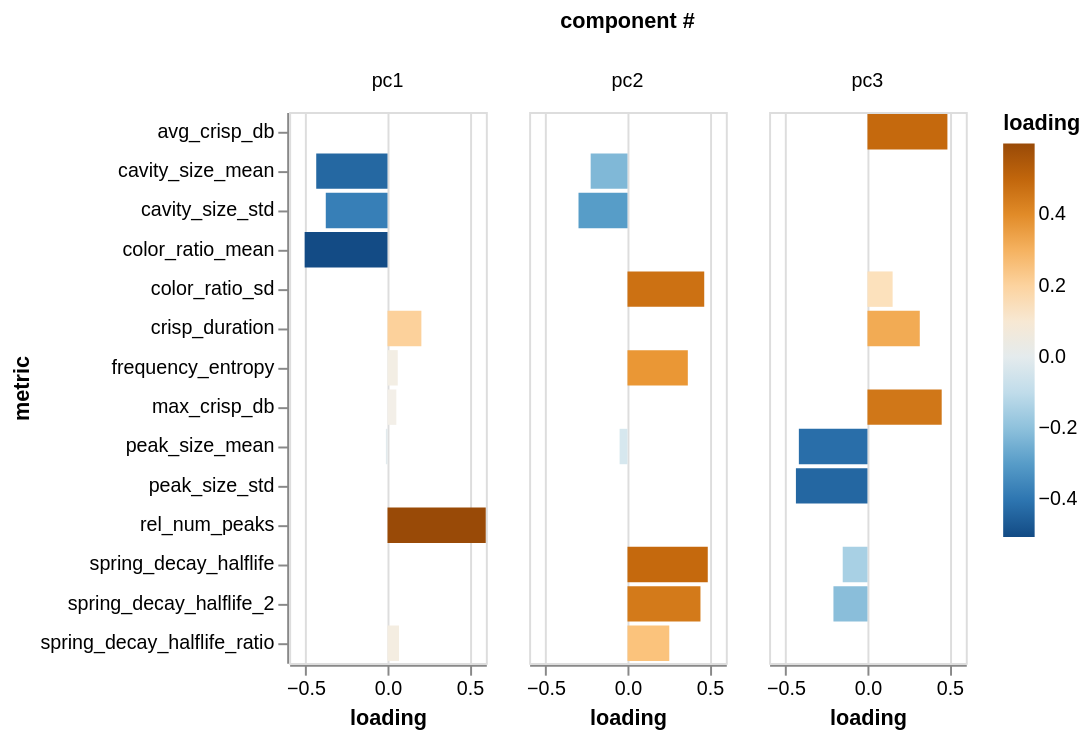

Notebook cell for this chart:
### Code cell
alt.Chart(
    component_df.reset_index().melt(
        id_vars=['index'], var_name='metric', value_name='loading'
    )
).mark_bar().encode(
    x=alt.X('loading'),
    y=alt.Y('metric:N'),
    color=alt.Color("loading").scale(scheme='blueorange'),
    column=alt.Column('index', title='component #')
).properties(
    width=100
)

### Figure 1 — Vega-Lite specification as saved in the notebook (floating-point values rounded to 4 significant figures)
{"config": {"view": {"continuousWidth": 300, "continuousHeight": 300}}, "data": {"name": "data-aaa2c1aebd74d292adc513be9da4ade0"}, "mark": {"type": "bar"}, "encoding": {"color": {"field": "loading", "scale": {"scheme": "blueorange"}, "type": "quantitative"}, "column": {"field": "index", "title": "component #", "type": "nominal"}, "x": {"field": "loading", "type": "quantitative"}, "y": {"field": "metric", "type": "nominal"}}, "width": 100, "$schema": "https://vega.github.io/schema/vega-lite/v6.4.1.json", "datasets": {"data-aaa2c1aebd74d292adc513be9da4ade0": [{"index": "pc1", "metric": "spring_decay_halflife", "loading": 0.0}, {"index": "pc2", "metric": "spring_decay_halflife", "loading": 0.4898}, {"index": "pc3", "metric": "spring_decay_halflife", "loading": -0.1509}, {"index": "pc1", "metric": "spring_decay_halflife_2", "loading": 0.0}, {"index": "pc2", "metric": "spring_decay_halflife_2", "loading": 0.4453}, {"index": "pc3", "metric": "spring_decay_halflife_2", "loading": -0.2075}, {"index": "pc1", "metric": "color_ratio_mean", "loading": -0.5054}, {"index": "pc2", "metric": "color_ratio_mean", "loading": 0.0}, {"index": "pc3", "metric": "color_ratio_mean", "loading": 0.0}, {"index": "pc1", "metric": "rel_num_peaks", "loading": 0.5993}, {"index": "pc2", "metric": "rel_num_peaks", "loading": 0.0}, {"index": "pc3", "metric": "rel_num_peaks", "loading": 0.0}, {"index": "pc1", "metric": "peak_size_mean", "loading": -0.009885}, {"index": "pc2", "metric": "peak_size_mean", "loading": -0.04801}, {"index": "pc3", "metric": "peak_size_mean", "loading": -0.4184}, {"index": "pc1", "metric": "peak_size_std", "loading": 0.0}, {"index": "pc2", "metric": "peak_size_std", "loading": 0.0}, {"index": "pc3", "metric": "peak_size_std", "loading": -0.4364}, {"index": "pc1", "metric": "cavity_size_mean", "loading": -0.4348}, {"index": "pc2", "metric": "cavity_size_mean", "loading": -0.2245}, {"index": "pc3", "metric": "cavity_size_mean", "loading": 0.0}, {"index": "pc1", "metric": "cavity_size_std", "loading": -0.3765}, {"index": "pc2", "metric": "cavity_size_std", "loading": -0.2987}, {"index": "pc3", "metric": "cavity_size_std", "loading": 0.0}, {"index": "pc1", "metric": "frequency_entropy", "loading": 0.06245}, {"index": "pc2", "metric": "frequency_entropy", "loading": 0.3682}, {"index": "pc3", "metric": "frequency_entropy", "loading": 0.0}, {"index": "pc1", "metric": "avg_crisp_db", "loading": 0.0}, {"index": "pc2", "metric": "avg_crisp_db", "loading": 0.0}, {"index": "pc3", "metric": "avg_crisp_db", "loading": 0.4878}, {"index": "pc1", "metric": "max_crisp_db", "loading": 0.05399}, {"index": "pc2", "metric": "max_crisp_db", "loading": 0.0}, {"index": "pc3", "metric": "max_crisp_db", "loading": 0.453}, {"index": "pc1", "metric": "crisp_duration", "loading": 0.2066}, {"index": "pc2", "metric": "crisp_duration", "loading": 0.0}, {"index": "pc3", "metric": "crisp_duration", "loading": 0.3193}, {"index": "pc1", "metric": "color_ratio_sd", "loading": 0.0}, {"index": "pc2", "metric": "color_ratio_sd", "loading": 0.4683}, {"index": "pc3", "metric": "color_ratio_sd", "loading": 0.1536}, {"index": "pc1", "metric": "spring_decay_halflife_ratio", "loading": 0.0704}, {"index": "pc2", "metric": "spring_decay_halflife_ratio", "loading": 0.2551}, {"index": "pc3", "metric": "spring_decay_halflife_ratio", "loading": 0.0}]}}
